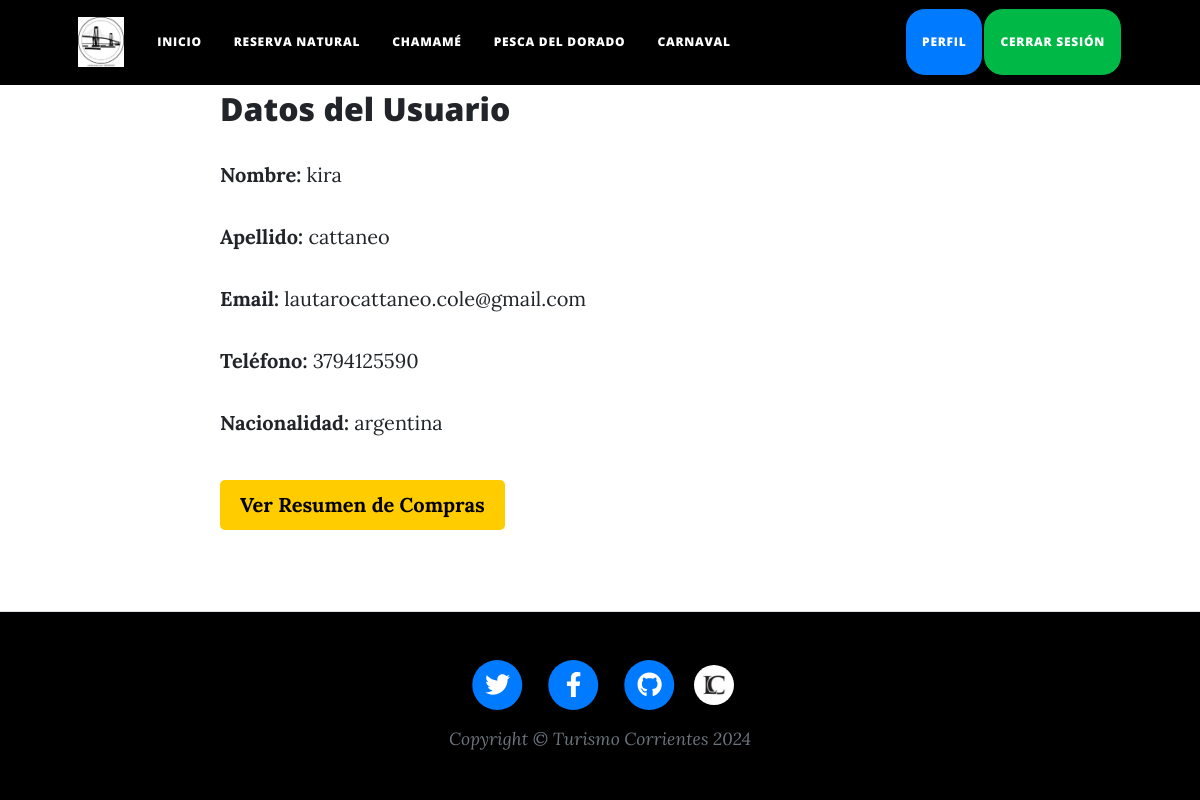
Page /perfilUsuario/ (signed in) on the committed database.
### AppFinal/models.py (models this page shows, shortened)
class Usuario(AbstractBaseUser, PermissionsMixin):
    nombre = models.CharField(max_length=100)
    apellido = models.CharField(max_length=100)
    email = models.EmailField(max_length=100, unique=True)
    telefono = models.CharField(max_length=20, null=True, blank=True)
    nacionalidad = models.CharField(max_length=100)
    password = models.CharField(max_length=128)
    is_active = models.BooleanField(default=True)
    is_staff = models.BooleanField(default=False)
    objects = UsuarioManager()
    USERNAME_FIELD = 'email'
    REQUIRED_FIELDS = ['nombre', 'apellido']

### AppFinal/views.py (the view)
# urls.py: path('perfilUsuario/', perfilUsuario, name='perfilUsuario'),
@login_required
def perfilUsuario(request):
    usuario = request.user
    return render(request, 'perfilUsuario.html', {'usuario': usuario})

### AppFinal/templates/perfilUsuario.html
{% extends 'padre.html' %}
{% load static %}
{% block contenidoQueCambia %}
<div style="max-width: 800px; margin: 0 auto; padding: 20px;">
    <h2>Datos del Usuario</h2>
    <p><strong>Nombre:</strong> {{ usuario.nombre }}</p>
    <p><strong>Apellido:</strong> {{ usuario.apellido }}</p>
    <p><strong>Email:</strong> {{ usuario.email }}</p>
    <p><strong>Teléfono:</strong> {{ usuario.telefono }}</p>
    <p><strong>Nacionalidad:</strong> {{ usuario.nacionalidad }}</p>
    <div style="margin-top: 20px;">
        <a href="{% url 'resumenCompras' %}" class="btn-comprar-entradas">Ver Resumen de Compras</a>
    </div>
</div>
{% endblock %}

### AppFinal/templates/padre.html (style rules this page uses)
html, body { height: 100%; margin: 0; display: flex; flex-direction: column; }
body { padding-top: 70px; }
.btn-comprar-entradas { background-color: #ffcc00; color: black; font-weight: bold; padding: 10px 20px; border-radius: 5px; border: none; text-align: center; display: inline-block; margin-top: 10px; transition: background-color 0.3s ease; }

### rows in the picture
Usuario: nombre "kira", apellido "cattaneo", email "lautarocattaneo.cole@gmail.com", telefono "3794125590", nacionalidad "argentina"
